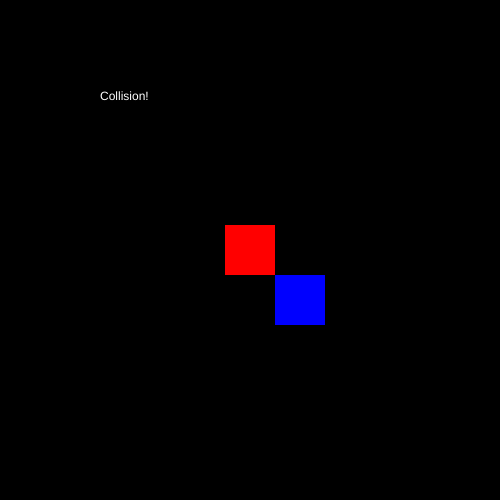
Frame 1 (no input)
Frame 60 (no input): identical to frame 1, image omitted
Frame 120 (the mouse pressed at the canvas centre since frame 60): identical to frame 1, image omitted

The p5.js sketch that drew this single still picture (run headless with seeded random() and noise() and a simulated clock; from frame 60 on, the mouse is pressed at the canvas centre):

// p5.js sketch
// ── sketch.js
let myXpos = 250;
let myYpos = 250;
let enemyXpos = 300;
let enemyYpos = 300;
let myLeft, myRight, myTop, myBottom;
let enemyLeft, enemyRight, enemyTop, enemyBottom;
function setup(){
   createCanvas(500, 500);
   noStroke();
   rectMode(CENTER);
}

function draw(){
   background(0);
   
   myLeft = myXpos - 25;
   myRight = myXpos + 25;
   myTop = myYpos - 25;
   myBottom = myYpos + 25;

   enemyLeft = enemyXpos - 25;
   enemyRight = enemyXpos + 25;
   enemyTop = enemyYpos - 25;
   enemyBottom = enemyYpos + 25;

   fill(255, 0, 0);
   rect(myXpos, myYpos, 50, 50);
   fill(0, 0, 255);
   rect(enemyXpos, enemyYpos, 50, 50);
   
   if (keyIsDown(UP_ARROW)){
      myYpos -= 3;
   }
   if (keyIsDown(DOWN_ARROW)){
      myYpos += 3;
   }
   if (keyIsDown(LEFT_ARROW)){
      myXpos -= 3;
   }
   if (keyIsDown(RIGHT_ARROW)){
      myXpos += 3;
   }
   if (
      myLeft > enemyRight ||
      myRight < enemyLeft ||
      myTop > enemyBottom ||
      myBottom < enemyTop
   ){
      // Nothing
   }
   else{
      fill(255);
      text("Collision!", 100, 100);
   }
}
